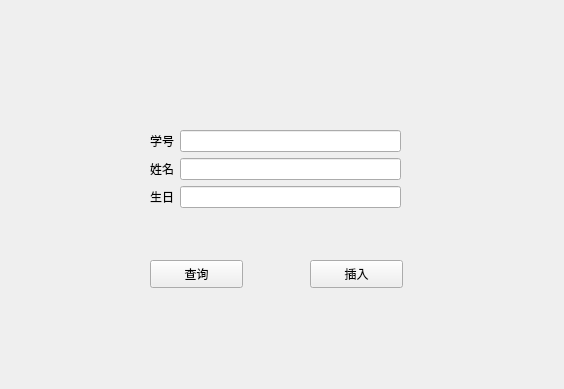
<?xml version="1.0" encoding="UTF-8"?>
<ui version="4.0">
 <class>Widget</class>
 <widget class="QWidget" name="Widget">
  <property name="geometry">
   <rect>
    <x>0</x>
    <y>0</y>
    <width>564</width>
    <height>389</height>
   </rect>
  </property>
  <property name="windowTitle">
   <string>Widget</string>
  </property>
  <widget class="QPushButton" name="insertButton">
   <property name="geometry">
    <rect>
     <x>310</x>
     <y>260</y>
     <width>93</width>
     <height>28</height>
    </rect>
   </property>
   <property name="text">
    <string>插入</string>
   </property>
  </widget>
  <widget class="QPushButton" name="findButton">
   <property name="geometry">
    <rect>
     <x>150</x>
     <y>260</y>
     <width>93</width>
     <height>28</height>
    </rect>
   </property>
   <property name="text">
    <string>查询</string>
   </property>
  </widget>
  <widget class="QWidget" name="">
   <property name="geometry">
    <rect>
     <x>150</x>
     <y>130</y>
     <width>251</width>
     <height>81</height>
    </rect>
   </property>
   <layout class="QFormLayout" name="formLayout">
    <item row="0" column="0">
     <widget class="QLabel" name="label">
      <property name="text">
       <string>学号</string>
      </property>
     </widget>
    </item>
    <item row="0" column="1">
     <widget class="QLineEdit" name="xuehaoLineEdit"/>
    </item>
    <item row="1" column="0">
     <widget class="QLabel" name="label_2">
      <property name="text">
       <string>姓名</string>
      </property>
     </widget>
    </item>
    <item row="2" column="0">
     <widget class="QLabel" name="label_3">
      <property name="text">
       <string>生日</string>
      </property>
     </widget>
    </item>
    <item row="2" column="1">
     <widget class="QLineEdit" name="birthLineEdit"/>
    </item>
    <item row="1" column="1">
     <widget class="QLineEdit" name="nameLineEdit"/>
    </item>
   </layout>
  </widget>
 </widget>
 <resources/>
 <connections/>
</ui>
